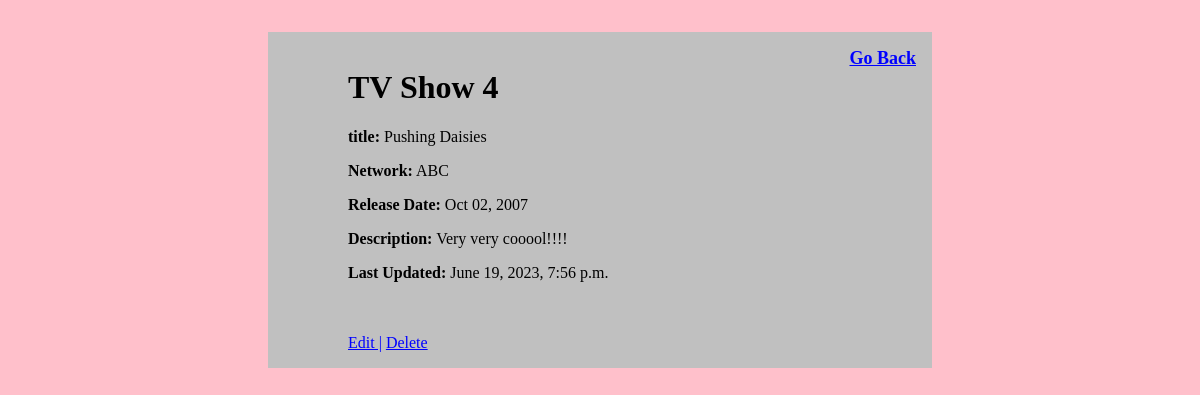
/shows/4, run on the app's committed database.
### TV_app/models.py (models this page shows)
class Show(models.Model):
    title = models.CharField(max_length=255)
    network = models.CharField(max_length=45)
    desc = models.TextField(default="cool film")
    release_date = models.DateTimeField(null=True)
    created_at = models.DateTimeField(auto_now_add=True)
    updated_at = models.DateTimeField(auto_now=True)
    objects = ShowManager()

### TV_app/views.py (the view)
# urls.py: path('shows/<show_id>', views.showdetails),
def showdetails(request, show_id):
    show = Show.objects.get(id = int(show_id))
    all_shows = Show.objects.all()
    context = {
        'show':show,
        'all_shows':all_shows
    }
    return render(request, 'show_details.html', context)

### TV_app/templates/show_details.html (shortened to what this page needs)
<!DOCTYPE html>
<html lang="en">
<head>
    {% load static %}
    <link rel="stylesheet" href="{% static 'css/TVstyle.css' %}">
</head>
<body>
    <div class="container">
        <a href="/shows" class="right">Go Back</a>
        <h1>TV Show {{ show.id }}</h1>
        <p><b>title:</b> {{ show.title }}</p>
        <p><b>Network:</b> {{ show.network }}</p>
        <p><b>Release Date:</b> {{ show.release_date|date:"M d, Y" }}</p>
        <p><b>Description:</b> {{ show.desc }}</p>
        <p><b>Last Updated:</b> {{ show.updated_at }}</p>
        <br>
        <br>
        <a href="/shows/{{show.id}}/edit">Edit |</a>
        <a href="/delete/{{show.id}}">Delete</a>
    </div>
</body>
</html>

### TV_app/static/css/TVstyle.css (style rules this page uses)
body { padding: 1.5em; background-color:pink; }
.container { width: 50%; margin: 0 auto; padding: 1em; padding-left: 5em; background-color: silver; }
.right { float: right; font-size: large; font-weight:bold; }
a { color: blue; }

### data on the page
Show: id "4", title "Pushing Daisies", network "ABC", release_date "Oct 02, 2007", desc "Very very cooool!!!!", updated_at "June 19, 2023, 7:56 p.m."
